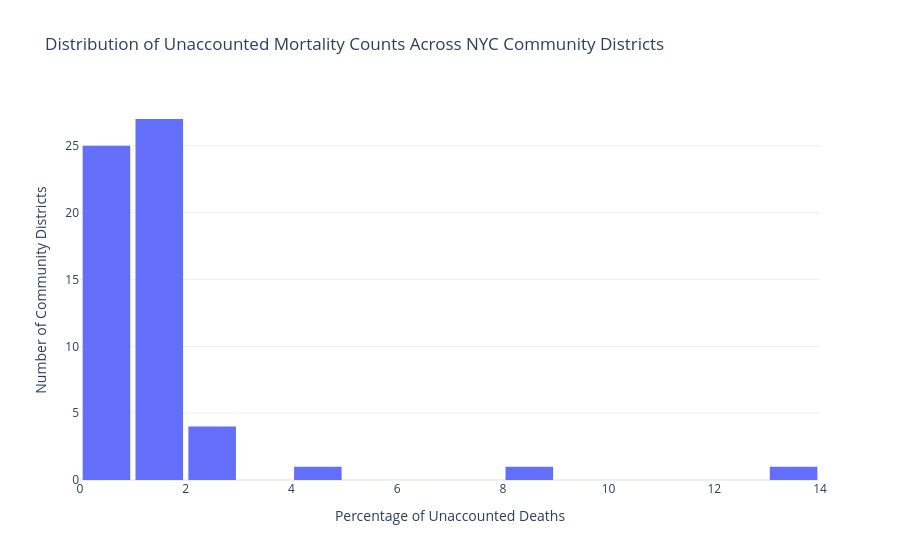

This figure's notebook cell:
### Code cell
import plotly.express as px

mortality_diagnostic["Percent_Unaccounted"] = (
    mortality_diagnostic["Unaccounted_Deaths"]
    / mortality_diagnostic["Total_Deaths"]
) * 100

fig = px.histogram(
    mortality_diagnostic,
    x="Percent_Unaccounted",
    nbins=15,
    title="Distribution of Unaccounted Mortality Counts Across NYC Community Districts",
    labels={
        "Percent_Unaccounted": "Percentage of Unaccounted Deaths"
    }
)

fig.update_layout(
    template="plotly_white",
    yaxis_title="Number of Community Districts",
    bargap=0.1
)

fig.show()

### Figure 1 — Plotly figure (JSON) as saved in the notebook; plotly's stock layout.template omitted (floating-point values rounded to 4 significant figures)
{"data": [{"bingroup": "x", "hovertemplate": "Percentage of Unaccounted Deaths=%{x}<br>count=%{y}<extra></extra>", "legendgroup": "", "marker": {"color": "#636efa", "pattern": {"shape": ""}}, "name": "", "nbinsx": 15, "orientation": "v", "showlegend": false, "type": "histogram", "x": [13.53, 4.134, 0.5085, 0.692, 8.559, 0.9818, 0.7863, 1.883, 1.903, 1.164, 0.9794, 0.7612, 1.637, 2.849, 1.858, 1.561, 1.639, 2.707, 0.7761, 0.6637, 1.354, 1.421, 1.39, 0.813, 1.532, 0.9494, 1.066, 0.8282, 0.9231, 2.041, 1.296, 1.51, 1.14, 1.418, 1.186, 1.823, 1.119, 1.01, 0.8606, 1.923, 0.7944, 0.716, 1.202, 1.327, 0.8276, 0.9669, 1.107, 0.8219, 0.4316, 1.512, 1.601, 2.972, 1.157, 0.5614, 0.8911, 0.8388, 0.5076, 0.813, 0.3234], "xaxis": "x", "yaxis": "y"}], "layout": {"bargap": 0.1, "barmode": "relative", "legend": {"tracegroupgap": 0}, "title": {"text": "Distribution of Unaccounted Mortality Counts Across NYC Community Districts"}, "xaxis": {"anchor": "y", "domain": [0, 1], "title": {"text": "Percentage of Unaccounted Deaths"}}, "yaxis": {"anchor": "x", "domain": [0, 1], "title": {"text": "Number of Community Districts"}}}}
